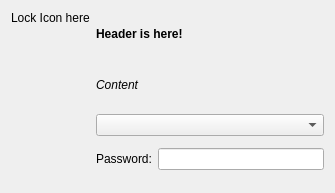
<ui version="4.0" >
 <class>AuthDialog</class>
 <widget class="QWidget" name="AuthDialog" >
  <property name="geometry" >
   <rect>
    <x>0</x>
    <y>0</y>
    <width>335</width>
    <height>193</height>
   </rect>
  </property>
  <property name="sizePolicy" >
   <sizepolicy vsizetype="MinimumExpanding" hsizetype="MinimumExpanding" >
    <horstretch>0</horstretch>
    <verstretch>0</verstretch>
   </sizepolicy>
  </property>
  <layout class="QGridLayout" name="gridLayout" >
   <item rowspan="6" row="0" column="0" >
    <layout class="QVBoxLayout" name="verticalLayout" >
     <item>
      <widget class="QLabel" name="lblPixmap" >
       <property name="sizePolicy" >
        <sizepolicy vsizetype="Preferred" hsizetype="Preferred" >
         <horstretch>0</horstretch>
         <verstretch>0</verstretch>
        </sizepolicy>
       </property>
       <property name="text" >
        <string notr="true">Lock Icon here</string>
       </property>
       <property name="wordWrap" >
        <bool>false</bool>
       </property>
       <property name="buddy" >
        <cstring>lePassword</cstring>
       </property>
      </widget>
     </item>
     <item>
      <spacer name="verticalSpacer" >
       <property name="orientation" >
        <enum>Qt::Vertical</enum>
       </property>
       <property name="sizeHint" stdset="0" >
        <size>
         <width>20</width>
         <height>92</height>
        </size>
       </property>
      </spacer>
     </item>
    </layout>
   </item>
   <item row="0" column="1" colspan="3" >
    <layout class="QVBoxLayout" name="verticalLayout_2" >
     <item>
      <widget class="QLabel" name="lblHeader" >
       <property name="sizePolicy" >
        <sizepolicy vsizetype="MinimumExpanding" hsizetype="MinimumExpanding" >
         <horstretch>0</horstretch>
         <verstretch>0</verstretch>
        </sizepolicy>
       </property>
       <property name="text" >
        <string notr="true">&lt;b>Header is here!&lt;/b></string>
       </property>
       <property name="wordWrap" >
        <bool>true</bool>
       </property>
       <property name="buddy" >
        <cstring>lePassword</cstring>
       </property>
      </widget>
     </item>
     <item>
      <widget class="QLabel" name="lblContent" >
       <property name="sizePolicy" >
        <sizepolicy vsizetype="MinimumExpanding" hsizetype="MinimumExpanding" >
         <horstretch>0</horstretch>
         <verstretch>0</verstretch>
        </sizepolicy>
       </property>
       <property name="text" >
        <string notr="true">&lt;i>Content&lt;/i></string>
       </property>
       <property name="wordWrap" >
        <bool>true</bool>
       </property>
      </widget>
     </item>
    </layout>
   </item>
   <item row="2" column="1" colspan="3" >
    <widget class="KTitleWidget" name="errorMessageKTW" />
   </item>
   <item row="3" column="1" colspan="2" >
    <widget class="QLabel" name="lblPassword" >
     <property name="text" >
      <string>Password:</string>
     </property>
     <property name="buddy" >
      <cstring>lePassword</cstring>
     </property>
    </widget>
   </item>
   <item row="3" column="3" >
    <widget class="KLineEdit" name="lePassword" >
     <property name="echoMode" >
      <enum>QLineEdit::Password</enum>
     </property>
     <property name="passwordMode" >
      <bool>true</bool>
     </property>
    </widget>
   </item>
   <item row="1" column="1" colspan="3" >
    <widget class="KComboBox" name="userCB" />
   </item>
  </layout>
  <zorder>errorMessageKTW</zorder>
  <zorder>lblPassword</zorder>
  <zorder>lePassword</zorder>
  <zorder>userCB</zorder>
 </widget>
 <customwidgets>
  <customwidget>
   <class>KComboBox</class>
   <extends>QComboBox</extends>
   <header>kcombobox.h</header>
  </customwidget>
  <customwidget>
   <class>KLineEdit</class>
   <extends>QLineEdit</extends>
   <header>klineedit.h</header>
  </customwidget>
  <customwidget>
   <class>KTitleWidget</class>
   <extends>QWidget</extends>
   <header>ktitlewidget.h</header>
  </customwidget>
 </customwidgets>
 <tabstops>
  <tabstop>userCB</tabstop>
  <tabstop>lePassword</tabstop>
 </tabstops>
 <resources/>
</ui>
